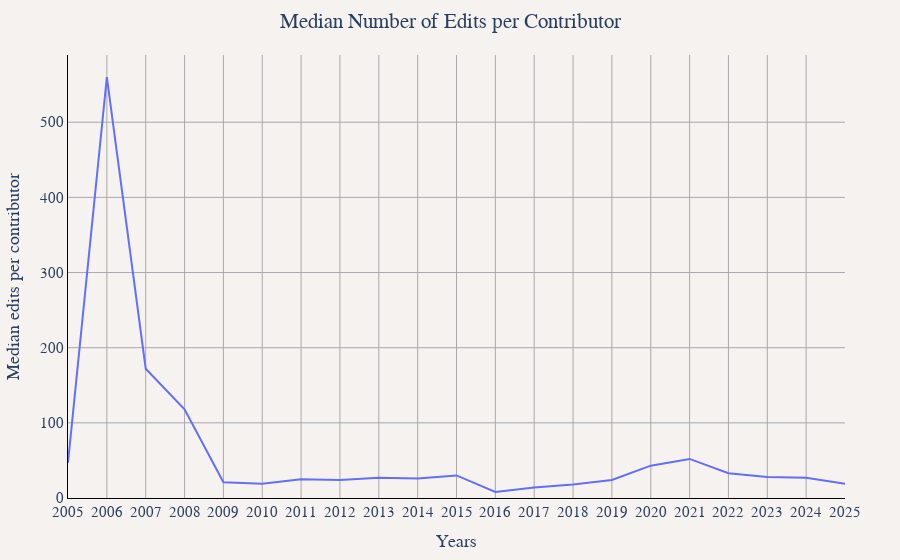

This figure's notebook cell:
### Markdown cell above
## Median Number of Edits per Contributor (Yearly)
This shows the median number of edits made by contributors each year, providing insight into typical contributor activity levels.

### Code cell
df_median_edits_yearly = duckdb.sql("""
WITH yearly_contributor_edits AS (
    SELECT
        year,
        user_name,
        CAST(SUM(edit_count) as INTEGER) as user_edits
    FROM '../changeset_data/year=*/month=*/*.parquet'
    GROUP BY year, user_name
)
SELECT
    CAST(year AS VARCHAR) as Years,
    CAST(PERCENTILE_CONT(0.5) WITHIN GROUP (ORDER BY user_edits) as INTEGER) as "Median edits per contributor"
FROM yearly_contributor_edits
GROUP BY year
ORDER BY year
""").df()

util.show_figure(
    [
        util.FigureConfig(
            title="Median Number of Edits per Contributor",
            x_col="Years",
            y_col="Median edits per contributor",
            query_or_df=df_median_edits_yearly,
        ),
    ],
)

### Figure 1 — Plotly figure (JSON) as saved in the notebook; plotly's stock layout.template omitted (floating-point values rounded to 4 significant figures)
{"data": [{"hovertemplate": "Median edits per contributor<br>%{x}<br>%{y:,} Median edits per contributor<extra></extra>", "name": "Median edits per contributor", "type": "scatter", "visible": true, "x": ["2005", "2006", "2007", "2008", "2009", "2010", "2011", "2012", "2013", "2014", "2015", "2016", "2017", "2018", "2019", "2020", "2021", "2022", "2023", "2024", "2025"], "y": [47, 560, 172, 118, 21, 19, 25, 24, 27, 26, 30, 8, 14, 18, 24, 43, 52, 33, 28, 27, 19]}], "layout": {"barmode": "stack", "font": {"family": "Times", "size": 15}, "margin": {"b": 55, "l": 55, "r": 55, "t": 55}, "paper_bgcolor": "#f5f2f0", "plot_bgcolor": "#f5f2f0", "title": {"text": "Median Number of Edits per Contributor", "x": 0.5}, "xaxis": {"gridcolor": "darkgray", "linecolor": "black", "showgrid": true, "tickcolor": "black", "title": {"text": "Years"}, "zerolinecolor": "darkgray"}, "yaxis": {"gridcolor": "darkgray", "linecolor": "black", "rangemode": "tozero", "showgrid": true, "tickcolor": "black", "title": {"text": "Median edits per contributor"}, "zerolinecolor": "darkgray"}}}
